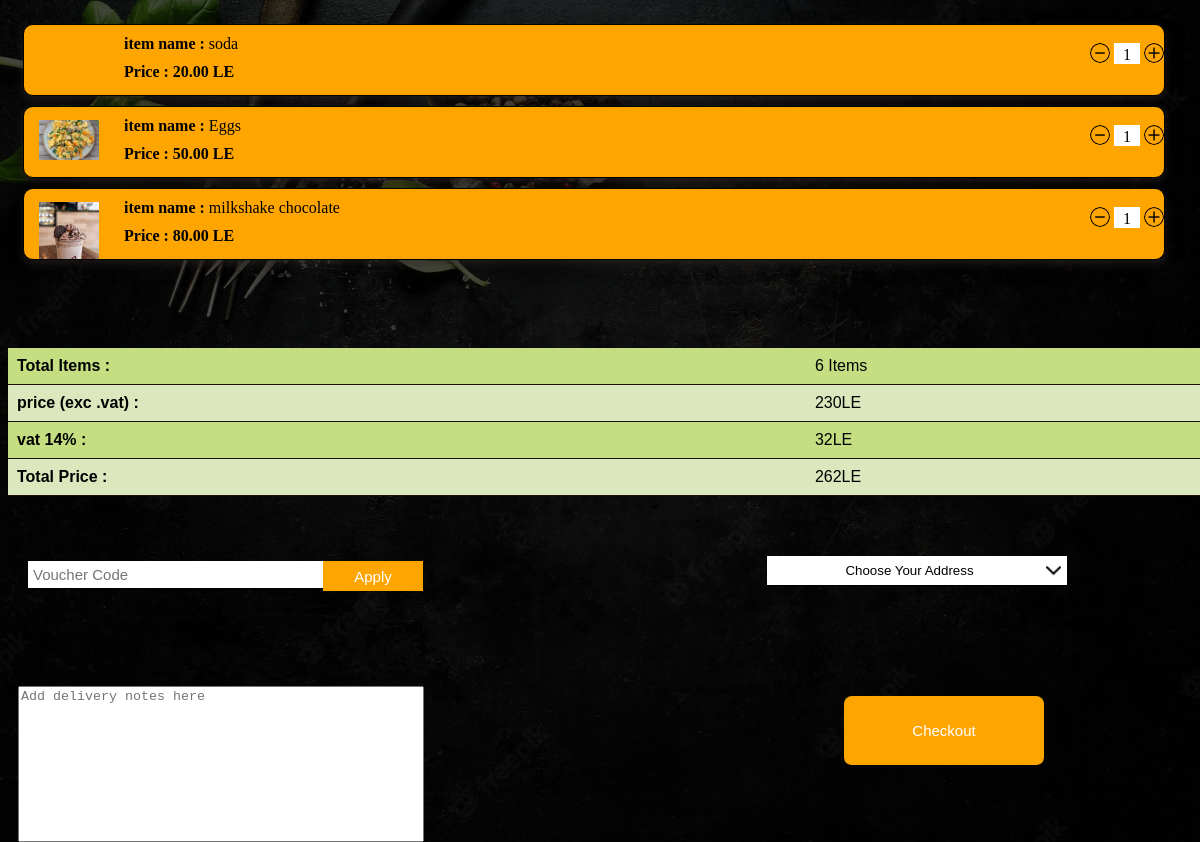
The app's page /menu/checkout/ with its own data.
### menu/models.py (models this page shows, shortened)
class Checkout(models.Model):
    name=models.CharField(max_length=30, primary_key=True)
    price=models.DecimalField(max_digits=5,decimal_places=2)
    components=models.CharField(max_length=100)
    images=models.ImageField(upload_to='photos/%y/%m/%d')

### menu/views.py (the view)
# urls.py: path("checkout/",views.checkout_view)
def checkout(request):
    if request.method == "POST":
        y=request.body
        obj=json.loads(y)
        name = obj.get("name")
        components = obj.get("components")
        price = obj.get("price")
        images = obj.get("images")
        c1 = Checkout (name = name, components = components, price = price, images=images)
        c1.save()
    elif request.method=="GET" :
        result = Checkout.objects.all()
        print(result[0].images)
        print("ahmed")
        return render(request,"menu/checkout.html",{'items':result})
    return render(request,'menu/checkout.html')

### templates/menu/checkout.html (shortened to what this page needs)
<!DOCTYPE html>
<html lang="en">
<head>
   {% load static %}
</head>
<body>
    <link rel="stylesheet" a href="{% static 'css/Check_Out.css' %}">
    <div id="container">
        <ul id ="list_of_items">
            {% for x in items %}
            <li>
                <article id ="art"><img src="http://127.0.0.1:8000/media/{{x.images}}" alt="" id="item_img" >
                    <span class="s1"> <b>item name :</b> {{x.name}}</span>
                    <br>
                    <span class="s2"><b>Price : {{x.price}} LE</b></span>
                    <ul class ="cart_items">
                        <li><img src="{% static 'photos/minus.png'%}" alt="" class ="im" ></li>
                        <li><span class ="in_span">1</span></li>
                        <li><img src="{% static 'photos/plus2.png'%}" alt="" class="im"></li>
                    </ul>
                </article>
            </li>
            {% endfor %}
        </ul>
    </div>
            <table id ="prices">
                <tr>
                    <td><b>Total Items : </b></td>
                    <td class="data"><span>6 Items </span></td>
                </tr>
                <tr>
                    <td><b>price (exc .vat) : </b></td>
                    <td class="data"><span>230LE </span></td>
                </tr>
                <tr>
                    <td><b>vat 14% : </b></td>
                    <td class ="data"><span>32LE </span></td>
                </tr>
                <tr>
                    <td><b>Total Price : </b></td>
                    <td class ="data"><span>262LE </span></td>
                </tr>
            </table>
        <div id ="voucher_area">
            <div id ="v1">
                <input type="text" placeholder="Voucher Code " id="voucher">
                <button id = "app_vouch_btn">Apply </button>
            </div>
            <div id="drop_addr">
                <button id="dropbtn" onclick="">Choose Your Address <img src="photos/arrow-down-sign-to-navigate.png" alt="" width="15px" id ="hide_img"></button>
            </div>
              <textarea name="" id="notes" cols="30" rows="10" placeholder="Add delivery notes here "></textarea>
              <button id="end" onclick ="startTimer()" >Checkout</button>
    </div>
</body>
</html>

### projectt/static/css/Check_Out.css (style rules this page uses)
body, html { width: 100%; height: 100%; background: rgba(0, 0, 0, 0.7) url(../photos/food2.webp) fixed; background-size: cover; background-blend-mode: darken; }
#list_of_items { margin-left: -25px; list-style: none; width: 100%; }
#container { overflow-x: hidden; overflow-y: auto; height: 320px; }
#art { overflow: auto; transition: .5s; position: relative; width: 95%; height: 70px; margin-top: 10px; background-color: orange; border-radius: 10px; border: 1px solid black; box-shadow: 0 4px 8px 0 rgba(63, 48, 48, 0.445), 0 6px 20px 0 rgba(0, 0, 0, 0.19); overflow: hidden; }
#item_img { transition: .3s; position: absolute; top: 13px; left: 15px; width: 10%; max-width: 60px; }
.s1 { margin-top: 10px; position: absolute; left: 100px; }
.s2 { margin-top: 20px; position: absolute; left: 100px; }
.cart_items li { display: inline; }
.im { width: 20px; height: 20px; border-radius: 50%; margin-bottom: -3px; transition: .3s; }
.in_span { padding: 9px; background-color: rgb(255, 255, 255); text-align: center; }
.cart_items { overflow: hidden; position: absolute; list-style: none; left: 73%; }
#prices { font-family: Arial, Helvetica, sans-serif; border: none; margin-top: 20px; width: 100%; border-collapse: collapse; }
#prices tr:nth-child(even) { background-color: #dce7be; }
#prices tr { background-color: #c5de82; border-bottom: 1px solid rgb(28, 16, 16); }
#prices td { padding: 9px; }
#voucher_area { position: relative; margin-top: 5%; display: flex; flex-direction: column; justify-content: flex-start; flex-wrap: wrap; }
#v1 { position: relative; align-items: center; overflow: hidden; padding: 5px; margin-left: 15%; width: 80%; height: 70px; }
#drop_addr { margin-left: 15%; margin-top: 10px; display: block; }
#voucher { font-family: Arial, Helvetica, sans-serif; font-size: 15px; border: none; border-bottom: 1px solid black; position: absolute; padding: 5px; width: 60%; max-width: 400px; left: 10px; }
#app_vouch_btn { transition: .5s; font-family: Arial, Helvetica, sans-serif; font-size: 15px; border: none; text-align: center; position: absolute; left: 70%; height: 30px; width: 100px; color: white; background-color: orange; }
#dropbtn { transition: .3s; background-color: white; border: none; border-bottom: 1px solid black; height: 30px; margin-left: 39px; width: 300px; }
#hide_img { transition: .3s; float: right; }
#notes { resize: none; margin-left: 15%; width: 400px; margin-top: 10%; }
#end { cursor: pointer; font-family: Arial, Helvetica, sans-serif; font-size: 15px; width: 100%; height: 50px; margin-top: 10px; border: none; border-bottom: 1px solid black; background-color: orange; color: white; margin-bottom: 5px; margin-left: -8px; transition: .5s; }
@media only screen and (min-width:1000px) { #v1 { margin-left: 10px; width: 50%; } }
@media only screen and (min-width:1000px) { #app_vouch_btn { left: 50%; } }
@media only screen and (min-width:1000px) { #drop_addr { margin-left: 100px; width: 30%; margin-top: 0; } }
@media only screen and (min-width:1000px) { .cart_items { left: 90%; } }
@media only screen and (min-width:1000px) { #notes { resize: none; margin-top: 50px; margin-left: 10px; } }
@media only screen and (min-width:1000px) { #voucher_area { flex-direction: row; } }
@media only screen and (min-width:1000px) { #end { margin-top: 5%; border-radius: 8px; margin-left: 35%; width: 200px; height: 70px; } }

### records on screen
Checkout: name "soda", price "20.00"
Checkout: shows a picture, name "Eggs", price "50.00"
Checkout: shows a picture, name "milkshake chocolate", price "80.00"
